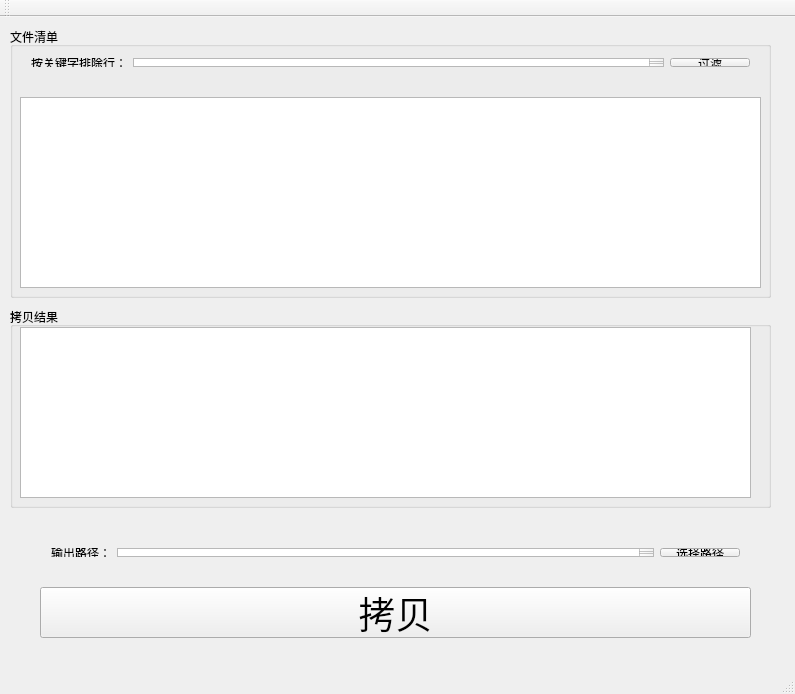
<?xml version="1.0" encoding="UTF-8"?>
<ui version="4.0">
 <class>MoveFileClass</class>
 <widget class="QMainWindow" name="MoveFileClass">
  <property name="geometry">
   <rect>
    <x>0</x>
    <y>0</y>
    <width>795</width>
    <height>694</height>
   </rect>
  </property>
  <property name="windowTitle">
   <string>MoveFile</string>
  </property>
  <widget class="QWidget" name="centralWidget">
   <widget class="QGroupBox" name="groupBox">
    <property name="geometry">
     <rect>
      <x>10</x>
      <y>10</y>
      <width>761</width>
      <height>271</height>
     </rect>
    </property>
    <property name="title">
     <string>文件清单</string>
    </property>
    <widget class="QTextEdit" name="textEdit">
     <property name="geometry">
      <rect>
       <x>10</x>
       <y>70</y>
       <width>741</width>
       <height>191</height>
      </rect>
     </property>
    </widget>
    <widget class="QWidget" name="horizontalLayoutWidget_2">
     <property name="geometry">
      <rect>
       <x>10</x>
       <y>20</y>
       <width>741</width>
       <height>31</height>
      </rect>
     </property>
     <layout class="QHBoxLayout" name="horizontalLayout_2">
      <item>
       <widget class="QLabel" name="label_2">
        <property name="text">
         <string>按关键字排除行：</string>
        </property>
       </widget>
      </item>
      <item>
       <widget class="QTextEdit" name="textEdit_filterKey">
        <property name="maximumSize">
         <size>
          <width>16777215</width>
          <height>25</height>
         </size>
        </property>
        <property name="toolTip">
         <string>对于不需要拷贝的需要过滤掉</string>
        </property>
        <property name="placeholderText">
         <string>过滤关键字</string>
        </property>
       </widget>
      </item>
      <item>
       <widget class="QPushButton" name="pushButton_filter">
        <property name="text">
         <string>过滤</string>
        </property>
       </widget>
      </item>
     </layout>
    </widget>
   </widget>
   <widget class="QWidget" name="horizontalLayoutWidget">
    <property name="geometry">
     <rect>
      <x>40</x>
      <y>520</y>
      <width>711</width>
      <height>31</height>
     </rect>
    </property>
    <layout class="QHBoxLayout" name="horizontalLayout">
     <item>
      <widget class="QLabel" name="label">
       <property name="text">
        <string>输出路径：</string>
       </property>
      </widget>
     </item>
     <item>
      <widget class="QTextEdit" name="textEdit_2">
       <property name="maximumSize">
        <size>
         <width>16777215</width>
         <height>25</height>
        </size>
       </property>
      </widget>
     </item>
     <item>
      <widget class="QPushButton" name="pushButton">
       <property name="text">
        <string>选择路径</string>
       </property>
      </widget>
     </item>
    </layout>
   </widget>
   <widget class="QPushButton" name="pushButton_2">
    <property name="geometry">
     <rect>
      <x>40</x>
      <y>570</y>
      <width>711</width>
      <height>51</height>
     </rect>
    </property>
    <property name="font">
     <font>
      <pointsize>28</pointsize>
     </font>
    </property>
    <property name="text">
     <string>拷贝</string>
    </property>
   </widget>
   <widget class="QGroupBox" name="groupBox_2">
    <property name="geometry">
     <rect>
      <x>10</x>
      <y>290</y>
      <width>761</width>
      <height>201</height>
     </rect>
    </property>
    <property name="title">
     <string>拷贝结果</string>
    </property>
    <widget class="QTextBrowser" name="textBrowser">
     <property name="geometry">
      <rect>
       <x>10</x>
       <y>20</y>
       <width>731</width>
       <height>171</height>
      </rect>
     </property>
    </widget>
   </widget>
  </widget>
  <widget class="QMenuBar" name="menuBar">
   <property name="geometry">
    <rect>
     <x>0</x>
     <y>0</y>
     <width>795</width>
     <height>23</height>
    </rect>
   </property>
  </widget>
  <widget class="QToolBar" name="mainToolBar">
   <attribute name="toolBarArea">
    <enum>TopToolBarArea</enum>
   </attribute>
   <attribute name="toolBarBreak">
    <bool>false</bool>
   </attribute>
  </widget>
  <widget class="QStatusBar" name="statusBar"/>
 </widget>
 <layoutdefault spacing="6" margin="11"/>
 <resources>
  <include location="movefile.qrc"/>
 </resources>
 <connections/>
</ui>
